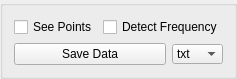
   <widget class="QGroupBox" name="groupBox_4">
    <property name="geometry">
     <rect>
      <x>10</x>
      <y>670</y>
      <width>210</width>
      <height>70</height>
     </rect>
    </property>
    <property name="title">
     <string/>
    </property>
    <property name="checkable">
     <bool>false</bool>
    </property>
    <layout class="QVBoxLayout" name="verticalLayout_2">
     <item>
      <layout class="QHBoxLayout" name="horizontalLayout_15">
       <item>
        <widget class="QCheckBox" name="SeePointsCheck">
         <property name="text">
          <string>See Points</string>
         </property>
        </widget>
       </item>
       <item>
        <widget class="QCheckBox" name="DetectFreqCheck">
         <property name="text">
          <string>Detect Frequency</string>
         </property>
        </widget>
       </item>
      </layout>
     </item>
     <item>
      <layout class="QHBoxLayout" name="horizontalLayout_19">
       <item>
        <widget class="QPushButton" name="SaveDataButton">
         <property name="statusTip">
          <string>Save Data to Selected File Type.</string>
         </property>
         <property name="text">
          <string>Save Data</string>
         </property>
         <property name="shortcut">
          <string>Ctrl+Shift+S</string>
         </property>
         <property name="autoRepeatDelay">
          <number>10</number>
         </property>
         <property name="autoRepeatInterval">
          <number>10</number>
         </property>
        </widget>
       </item>
       <item>
        <widget class="QComboBox" name="SaveDataFileFormatCombo">
         <property name="sizePolicy">
          <sizepolicy hsizetype="Fixed" vsizetype="Fixed">
           <horstretch>0</horstretch>
           <verstretch>0</verstretch>
          </sizepolicy>
         </property>
         <property name="maximumSize">
          <size>
           <width>51</width>
           <height>20</height>
          </size>
         </property>
         <property name="statusTip">
          <string>Select File Type to save Data to.</string>
         </property>
         <item>
          <property name="text">
           <string>txt</string>
          </property>
         </item>
         <item>
          <property name="text">
           <string>json</string>
          </property>
         </item>
         <item>
          <property name="text">
           <string>csv</string>
          </property>
         </item>
         <item>
          <property name="text">
           <string>xml</string>
          </property>
         </item>
        </widget>
       </item>
      </layout>
     </item>
    </layout>
   </widget>
